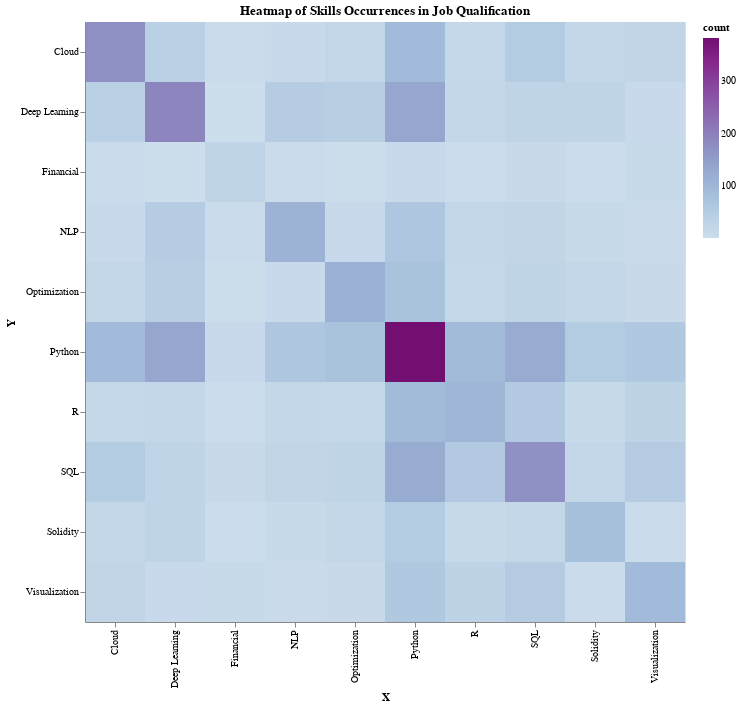

Notebook cell for this chart:
### Code cell
import warnings
warnings.filterwarnings("ignore")

counts = pd.DataFrame(index=df.columns, columns=df.columns)
for col_x in df.columns:
    for col_y in df.columns:
        counts.at[col_x, col_y] = df[(df[col_x] == True) & (df[col_y] == True)].shape[0]

# Convert counts to tidy format
df_counts = counts.stack().reset_index()
df_counts.columns = ['x', 'y', 'count']

# Create heatmap using Altair
heatmap = alt.Chart(df_counts).mark_rect().encode(
    x=alt.X('x:O', axis=alt.Axis(title='X')),
    y=alt.Y('y:O', axis=alt.Axis(title='Y')),
    color=alt.Color('count:Q', scale=alt.Scale(scheme='bluepurple')),
    tooltip=["x:O", "y:O", 'count:Q']
).properties(
    width=600,
    height=600,
    title='Heatmap of Skills Occurrences in Job Qualification'
)

heatmap

### Figure 1 — Vega-Lite specification as saved in the notebook (floating-point values rounded to 4 significant figures)
{"config": {"view": {"continuousWidth": 400, "continuousHeight": 300}}, "data": {"name": "data-fa94c33ef79a22695a861f9e8969977d"}, "mark": "rect", "encoding": {"color": {"field": "count", "scale": {"scheme": "bluepurple"}, "type": "quantitative"}, "tooltip": [{"field": "x", "type": "ordinal"}, {"field": "y", "type": "ordinal"}, {"field": "count", "type": "quantitative"}], "x": {"axis": {"title": "X"}, "field": "x", "type": "ordinal"}, "y": {"axis": {"title": "Y"}, "field": "y", "type": "ordinal"}}, "height": 600, "title": "Heatmap of Skills Occurrences in Job Qualification", "width": 600, "$schema": "https://vega.github.io/schema/vega-lite/v4.17.0.json", "datasets": {"data-fa94c33ef79a22695a861f9e8969977d": [{"x": "R", "y": "R", "count": 103}, {"x": "R", "y": "Python", "count": 93}, {"x": "R", "y": "NLP", "count": 18}, {"x": "R", "y": "SQL", "count": 57}, {"x": "R", "y": "Cloud", "count": 15}, {"x": "R", "y": "Deep Learning", "count": 20}, {"x": "R", "y": "Solidity", "count": 11}, {"x": "R", "y": "Visualization", "count": 31}, {"x": "R", "y": "Optimization", "count": 15}, {"x": "R", "y": "Financial", "count": 3}, {"x": "Python", "y": "R", "count": 93}, {"x": "Python", "y": "Python", "count": 382}, {"x": "Python", "y": "NLP", "count": 65}, {"x": "Python", "y": "SQL", "count": 123}, {"x": "Python", "y": "Cloud", "count": 91}, {"x": "Python", "y": "Deep Learning", "count": 134}, {"x": "Python", "y": "Solidity", "count": 51}, {"x": "Python", "y": "Visualization", "count": 60}, {"x": "Python", "y": "Optimization", "count": 75}, {"x": "Python", "y": "Financial", "count": 12}, {"x": "NLP", "y": "R", "count": 18}, {"x": "NLP", "y": "Python", "count": 65}, {"x": "NLP", "y": "NLP", "count": 110}, {"x": "NLP", "y": "SQL", "count": 23}, {"x": "NLP", "y": "Cloud", "count": 12}, {"x": "NLP", "y": "Deep Learning", "count": 49}, {"x": "NLP", "y": "Solidity", "count": 11}, {"x": "NLP", "y": "Visualization", "count": 8}, {"x": "NLP", "y": "Optimization", "count": 12}, {"x": "NLP", "y": "Financial", "count": 5}, {"x": "SQL", "y": "R", "count": 57}, {"x": "SQL", "y": "Python", "count": 123}, {"x": "SQL", "y": "NLP", "count": 23}, {"x": "SQL", "y": "SQL", "count": 172}, {"x": "SQL", "y": "Cloud", "count": 51}, {"x": "SQL", "y": "Deep Learning", "count": 26}, {"x": "SQL", "y": "Solidity", "count": 19}, {"x": "SQL", "y": "Visualization", "count": 52}, {"x": "SQL", "y": "Optimization", "count": 27}, {"x": "SQL", "y": "Financial", "count": 9}, {"x": "Cloud", "y": "R", "count": 15}, {"x": "Cloud", "y": "Python", "count": 91}, {"x": "Cloud", "y": "NLP", "count": 12}, {"x": "Cloud", "y": "SQL", "count": 51}, {"x": "Cloud", "y": "Cloud", "count": 171}, {"x": "Cloud", "y": "Deep Learning", "count": 39}, {"x": "Cloud", "y": "Solidity", "count": 18}, {"x": "Cloud", "y": "Visualization", "count": 25}, {"x": "Cloud", "y": "Optimization", "count": 21}, {"x": "Cloud", "y": "Financial", "count": 5}, {"x": "Deep Learning", "y": "R", "count": 20}, {"x": "Deep Learning", "y": "Python", "count": 134}, {"x": "Deep Learning", "y": "NLP", "count": 49}, {"x": "Deep Learning", "y": "SQL", "count": 26}, {"x": "Deep Learning", "y": "Cloud", "count": 39}, {"x": "Deep Learning", "y": "Deep Learning", "count": 191}, {"x": "Deep Learning", "y": "Solidity", "count": 26}, {"x": "Deep Learning", "y": "Visualization", "count": 12}, {"x": "Deep Learning", "y": "Optimization", "count": 44}, {"x": "Deep Learning", "y": "Financial", "count": 1}, {"x": "Solidity", "y": "R", "count": 11}, {"x": "Solidity", "y": "Python", "count": 51}, {"x": "Solidity", "y": "NLP", "count": 11}, {"x": "Solidity", "y": "SQL", "count": 19}, {"x": "Solidity", "y": "Cloud", "count": 18}, {"x": "Solidity", "y": "Deep Learning", "count": 26}, {"x": "Solidity", "y": "Solidity", "count": 84}, {"x": "Solidity", "y": "Visualization", "count": 6}, {"x": "Solidity", "y": "Optimization", "count": 19}, {"x": "Solidity", "y": "Financial", "count": 3}, {"x": "Visualization", "y": "R", "count": 31}, {"x": "Visualization", "y": "Python", "count": 60}, {"x": "Visualization", "y": "NLP", "count": 8}, {"x": "Visualization", "y": "SQL", "count": 52}, {"x": "Visualization", "y": "Cloud", "count": 25}, {"x": "Visualization", "y": "Deep Learning", "count": 12}, {"x": "Visualization", "y": "Solidity", "count": 6}, {"x": "Visualization", "y": "Visualization", "count": 91}, {"x": "Visualization", "y": "Optimization", "count": 9}, {"x": "Visualization", "y": "Financial", "count": 11}, {"x": "Optimization", "y": "R", "count": 15}, {"x": "Optimization", "y": "Python", "count": 75}, {"x": "Optimization", "y": "NLP", "count": 12}, {"x": "Optimization", "y": "SQL", "count": 27}, {"x": "Optimization", "y": "Cloud", "count": 21}, {"x": "Optimization", "y": "Deep Learning", "count": 44}, {"x": "Optimization", "y": "Solidity", "count": 19}, {"x": "Optimization", "y": "Visualization", "count": 9}, {"x": "Optimization", "y": "Optimization", "count": 113}, {"x": "Optimization", "y": "Financial", "count": 1}, {"x": "Financial", "y": "R", "count": 3}, {"x": "Financial", "y": "Python", "count": 12}, {"x": "Financial", "y": "NLP", "count": 5}, {"x": "Financial", "y": "SQL", "count": 9}, {"x": "Financial", "y": "Cloud", "count": 5}, {"x": "Financial", "y": "Deep Learning", "count": 1}, {"x": "Financial", "y": "Solidity", "count": 3}, {"x": "Financial", "y": "Visualization", "count": 11}, {"x": "Financial", "y": "Optimization", "count": 1}, {"x": "Financial", "y": "Financial", "count": 26}]}}
